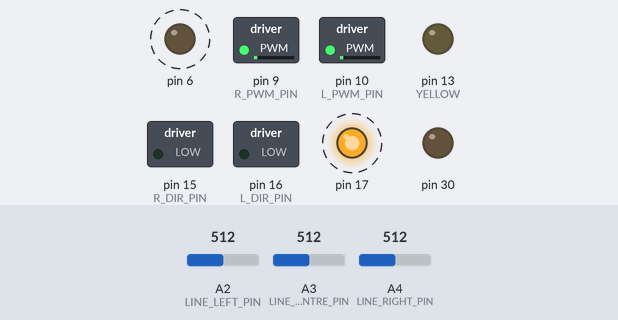
The sketch below on a simulated Arduino Leonardo, built with avr-gcc and run on an emulated ATmega32U4. Parts: switched loads named in the sketch (green lamp = pin HIGH), output pins drawn as LEDs (lit = HIGH). Dashed ring = blinking. The test bench sets the inputs (shaded band); at power-on: A2 (LINE_LEFT_PIN) = 512, A3 (LINE_CENTRE_PIN) = 512, A4 (LINE_RIGHT_PIN) = 512. What the sketch prints to the serial monitor is not drawn.

Above: at 2.2 s.
2.3 s: A2 (LINE_LEFT_PIN) set to 525
At 5.1 s:
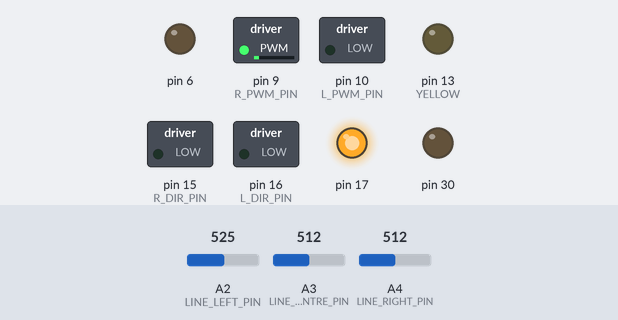
5.3 s: A2 (LINE_LEFT_PIN) set to 511
At 5.7 s:
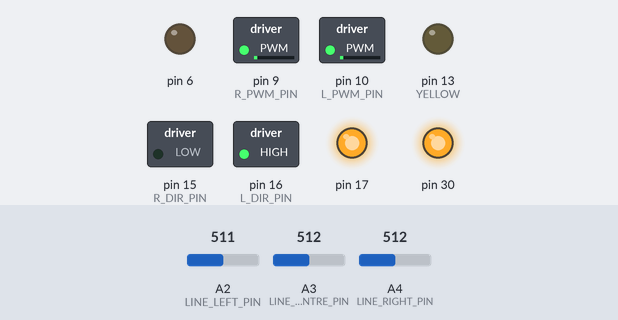
8.3 s: A3 (LINE_CENTRE_PIN) set to 527
At 11.2 s:
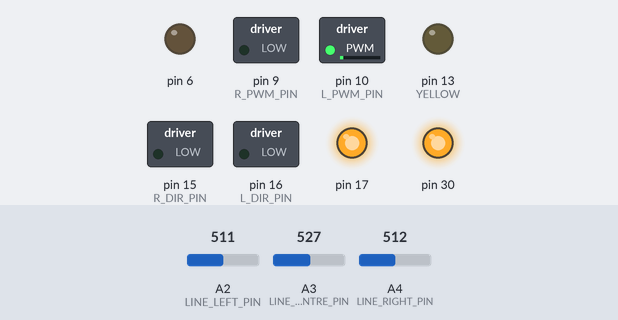
11.3 s: A2 (LINE_LEFT_PIN) set to 716
At 12.2 s:
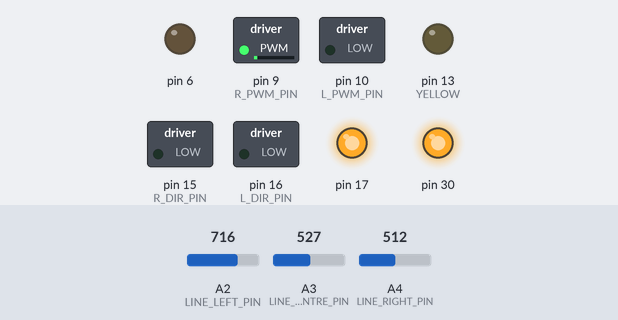
12.8 s: A4 (LINE_RIGHT_PIN) set to 526
At 13.1 s:
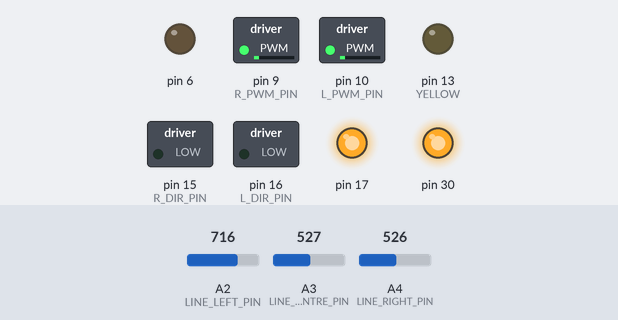
14.3 s: A4 (LINE_RIGHT_PIN) set to 511
At 14.7 s:
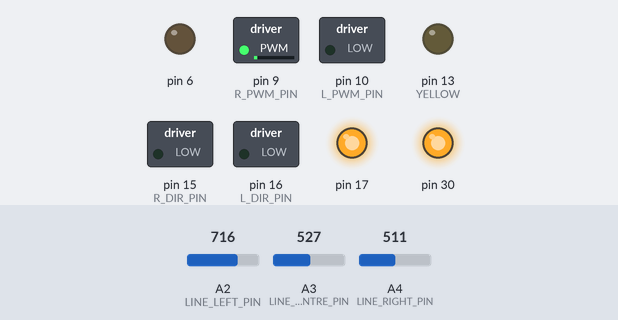
Timing chart, 0 to 16.8 s (numbered marks = the images above; inputs shaded):
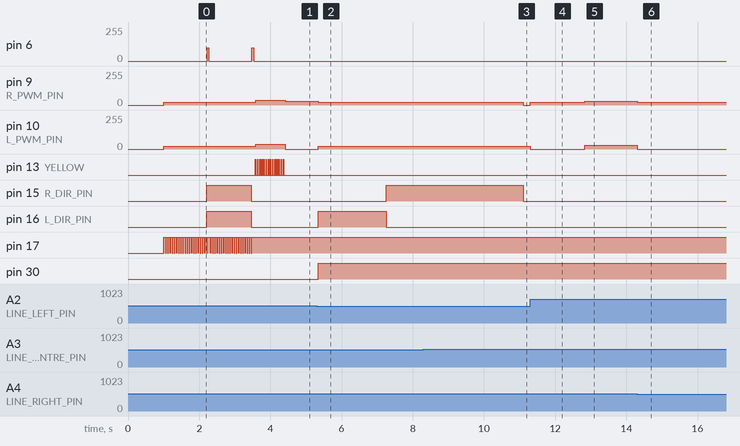

The sketch:

weighted_line_sensing.ino
```cpp
// code easier to read.
#define YELLOW LED_BUILTIN
#define RED LED_BUILTIN_RX
#define GREEN LED_BUILTIN_TX
#define OFF LOW
#define ON HIGH

#define L_PWM_PIN 10
#define L_DIR_PIN 16
#define R_PWM_PIN  9
#define R_DIR_PIN 15
#define DIR_BWD HIGH // HIGH: backwards
#define DIR_FWD LOW // LOW: forward
#define LEFT true
#define RIGHT false

#define LINE_LEFT_PIN A2
#define LINE_CENTRE_PIN A3
#define LINE_RIGHT_PIN  A4

class motors_c {
  private:
    // Accepts two integers (motor and power)
    // and sets the power for that mortor
    void setMotorPower(int motor, int power) {
      if ( motor == L_PWM_PIN || motor == R_PWM_PIN ) {
        if ( power >= 0 ) {
          if ( power > 255 ) { power = 255; }
          // pin for direction is +6 from pin for power
          digitalWrite( motor + 6, DIR_FWD );
          analogWrite( motor, power );
        }
        else {
          if ( power < -255 ) { power = -255; }
          digitalWrite( motor + 6, DIR_BWD );
          analogWrite( motor, -power );
        }
      }
      else {
        // error wrong motor given
        Serial.println(" ***Wrong motor passed to function*** ");
      }
    }

  public:
    motors_c() {
      pinMode( L_PWM_PIN, OUTPUT );
      pinMode( L_DIR_PIN, OUTPUT );
      pinMode( R_PWM_PIN, OUTPUT );
      pinMode( R_DIR_PIN, OUTPUT );
    }

    void move(int power) {
      // left motor
      int offset = 0;
      if ( power < 0 ) { offset = -offset; }
      setMotorPower(L_PWM_PIN, power+offset);
      // right motor
      setMotorPower(R_PWM_PIN, power);
    }

    void moveDir(float M) {
      // left motor
      int pLeft = round(100 * M * -1);
      if (pLeft < 15) {
        pLeft = 15;
      }
      setMotorPower(L_PWM_PIN, pLeft);
      // right motor
      int pRight = round(100 * M);
      if (pRight < 15) {
        pRight = 15;
      }
      setMotorPower(R_PWM_PIN, pRight);
    }

    void turn(int power, bool dir) {
      if (dir) {
        // use left as pivot
        // left motor
        setMotorPower(L_PWM_PIN, 0);
        // right motor
        setMotorPower(R_PWM_PIN, power);
      }
      else {
        // use right as pivot
        // left motor
        setMotorPower(L_PWM_PIN, power);
        // right motor
        setMotorPower(R_PWM_PIN, 0);
      }
    }

    void turnOnSpot(int power, bool dir) {
      if (dir) {
        // towards left
        // left motor
        setMotorPower(L_PWM_PIN, -power);
        // right motor
        setMotorPower(R_PWM_PIN, power);
      }
      else {
        // towards right
        // left motor
        setMotorPower(L_PWM_PIN, power);
        // right motor
        setMotorPower(R_PWM_PIN, -power);
      }
    }
};

class lineSensor_c {
  private:
    int pin;
    float minVal = 1024.0;
    float maxVal = 0.0;
    // default value if not calibrated
    float limit = 512.0; //more is dark, less is light

  public:
    // Constructor, accepts a pin number as
    // argument and sets this as input
    lineSensor_c(int _pin) {
       pin = _pin; // Record which pin we used
       pinMode( pin, INPUT ); // Set this pin to input
    };

    // return sensor output
    float val() {
      return analogRead( pin );
    }

    // return normilised sensor output
    float norm() {
      float value = analogRead( pin );
      if ( value > maxVal ) { value = maxVal; }
      if ( value < minVal ) { value = minVal; }
      return 1024*(value - minVal)/(maxVal - minVal);
    }

    // return sensor limit
    float lim() {
      return limit;
    }

    // Write your calibration routine here
    // to remove bias offset
    void cal() {
      float value = analogRead( pin ); // Do an analogRead
      if ( value > maxVal ) { maxVal = value; }
      if ( value < minVal ) { minVal = value; }
      limit = (maxVal + minVal)/2.0;
    }

    // Write a routine here to check if your
    // sensor is on a line (true or false)
    boolean notOnLine() {
      float value = analogRead( pin ); // Do an analogRead
      if ( value > limit ) { return false; }
      else { return true; }
    }
};

//instantiate classes
motors_c m;
lineSensor_c ll(LINE_LEFT_PIN);
lineSensor_c lc(LINE_CENTRE_PIN);
lineSensor_c lr(LINE_RIGHT_PIN);

// global variables
unsigned int count = 0;
unsigned int nonce = 0;
unsigned int calTime;
bool plot_verbose;
bool msg_verbose;
bool norm_verbose;
bool m_verbose;

void blink(int col) {
  if (col == YELLOW) {
    digitalWrite(col, ON);
    delay(10);
    digitalWrite(col, OFF);
  }
  else {
    digitalWrite(col, OFF);
    delay(10);
    digitalWrite(col, ON);
  }
}

void buzz() {
  analogWrite(6, 100);
  delay(50);
  analogWrite(6, 0);
}

float weighted() {
  m_verbose = false;
  norm_verbose = false;

  // weighted line sensng
  float M = 0.0;
  float Ir = lr.norm();
  float Ic = lc.norm();
  float Il = ll.norm();
  if (norm_verbose) {
    Serial.print( Ir );
    Serial.print( ", " );
    Serial.print( Ic );
    Serial.print( ", " );
    Serial.print( Il );
    Serial.print( "\n" );
  }
  float Itotal = Ir + Ic + Il;
  if ( Itotal > -100 && Itotal < 100 ) {
    M = 0.0;
  }
  else {
    float Pr = Ir/Itotal;
    float Pl = Il/Itotal;
    M = Pl-Pr;
  }
  if ( m_verbose ) {
    Serial.print( Itotal );
    Serial.print( ", " );
    Serial.print( M );
    Serial.print( "\n" );
  }
  return M;
}

void BangBang() {
  // variables for slow and fast speeds
  int pLow = 20;
  int pHigh = 30;
  int single = 1900;
  float M = weighted();

  if ( M > 0.1 || M < -0.1 ) {
    blink(RED);
    blink(GREEN);
    m.moveDir(M);
  }
  else if ( lc.notOnLine() ) {
    // centre not on line, check left and right
    if ( ll.notOnLine() ) {
      // left not on line either, check right
      if ( lr.notOnLine() ) {
        // nothing on line
        // blink green
        blink(GREEN);
        // turn left 90 degrees
        m.turnOnSpot(pLow, LEFT);
        delay(single);
        // and check if there is a line
        if ( ll.notOnLine() && lc.notOnLine() && lr.notOnLine() ) {
          // not on line turn right 180 degrees
          // and check if there is a line
          m.turnOnSpot(pLow, RIGHT);
          delay(2*single);
          // heck if there is a line
          if ( ll.notOnLine() && lc.notOnLine() && lr.notOnLine() ) {
            // not on line
            // turn left 90 degrees
            m.turnOnSpot(pLow, LEFT);
            delay(single);
            // and just move straight slowly
            m.move(pLow);
            delay(1000);
          }
        }
      }
      else {
        // only right on line
        // turn fast using right as pivot
        m.turn(pHigh, RIGHT);
      }
    }
    else if ( lr.notOnLine() ) {
      // left on line, centre not on line
      // => right not on line either
      // turn fast using left as pivot
      m.turn(pHigh, LEFT);
    }
  }
  else {
    // centre is on line, check left and right
    // (not possible to only have centre on line)
    if ( ll.notOnLine() ) {
      // left not on line
      // turn slowly using right as pivot
      m.turn(pLow, RIGHT);
    }
    else if ( lr.notOnLine() ) {
      // right not on line
      // turn slowly using left as pivot
      m.turn(pLow, LEFT);
    }
    else {
      // all 3 on line, move straight fast
      m.move(pHigh);
    }
  }
}

// Setup, only runs once when powered on.
void setup() {
  // variables for output
  plot_verbose = false;
  msg_verbose = false;
  // set leds as output
  pinMode(RED, OUTPUT);
  pinMode(GREEN, OUTPUT);
  pinMode(YELLOW, OUTPUT);
  // time for calibration
  calTime = 40;
  // Start up the Serial for debugging
  Serial.begin(9600);
  delay(1000);
  // Print reset so we can catch any reset error
  Serial.println(" ***Reset*** ");
}

// Remmeber, loop is called again and again
void loop()
{
  // initial back and forth for calibration
  // this will happen when count is at zero & calTime
  if ( count % calTime == 0 ) { m.move(20); }
  // this will happen when count is at half calTime
  else if ( count % (calTime/2) == 0 ) { m.move(-20); }

  // calibration procedure
  if ( count <= calTime ) {
    // red led
    blink(RED);
    // half calibration done, play sound
    if ( count == calTime / 2 ) { buzz(); }
    // calibration done, play sound
    if ( count == calTime ) { buzz(); }
    // run callibration procedures for each
    ll.cal();
    lc.cal();
    lr.cal();
    count++;
  }
  // move forward for a bit to connect to line
  else if ( count < calTime + 15 ) {
    blink(YELLOW);
    m.move(35);
    count++;
  }
  // normal functionality
  else {
    // using weighted method to move
    BangBang();
    // OUTPUT METHODS
    if (plot_verbose) {
      Serial.print( ll.norm() );
      Serial.print( ", " );
      Serial.print( ll.val() );
      Serial.print( ", " );
      Serial.print( lc.norm() );
      Serial.print( ", " );
      Serial.print( lc.val() );
      Serial.print( ", " );
      Serial.print( lr.norm() );
      Serial.print( ", " );
      Serial.print( lr.val() );
      Serial.print( "\n" );
    }
    if (msg_verbose) {
      Serial.println(nonce);
      nonce++;
      if ( ll.norm() > 0.5 ) { Serial.println("left over line"); }
      if ( lc.norm() > 0.5 ) { Serial.println("centre over line"); }
      if ( lr.norm() > 0.5 ) { Serial.println("right over line"); }
    }
  }
  // short delay
  delay(50);
}
```

Measured:
- the behaviour switches between 512 and 513 on A2 (LINE_LEFT_PIN) (found by bisection; images 0 and 1)
- the behaviour switches between 512 and 513 on A3 (LINE_CENTRE_PIN) (found by bisection; images 2 and 3)
- after the input at 2.3 s, pin 16 (L_DIR_PIN): goes on until 3.5 s, then stays LOW; pin 30: stays LOW (without the input it goes to HIGH after 2.1 s)
- after the input at 5.3 s, pin 9 (R_PWM_PIN): 30/255 → 20/255 after 0.05 s; pin 10 (L_PWM_PIN): 0/255 → 20/255 after 0.05 s; pin 15 (R_DIR_PIN): LOW → HIGH after 1.9 s; pin 16 (L_DIR_PIN): LOW → HIGH after 0.05 s, → LOW 1.9 s later; pin 30: LOW → HIGH after 0.05 s
- after the input at 8.3 s, pin 9 (R_PWM_PIN): 20/255 → 0/255 after 2.8 s; pin 16 (L_DIR_PIN): stays LOW (without the input it goes to HIGH after 2.7 s)
- after the input at 11.3 s, pin 9 (R_PWM_PIN): 0/255 → 20/255 at once; pin 10 (L_PWM_PIN): 20/255 → 0/255 at once
- after the input at 12.8 s, pin 9 (R_PWM_PIN): 20/255 → 30/255 at once; pin 10 (L_PWM_PIN): 0/255 → 30/255 at once
- after the input at 14.3 s, pin 9 (R_PWM_PIN): 30/255 → 20/255 at once; pin 10 (L_PWM_PIN): 30/255 → 0/255 at once
